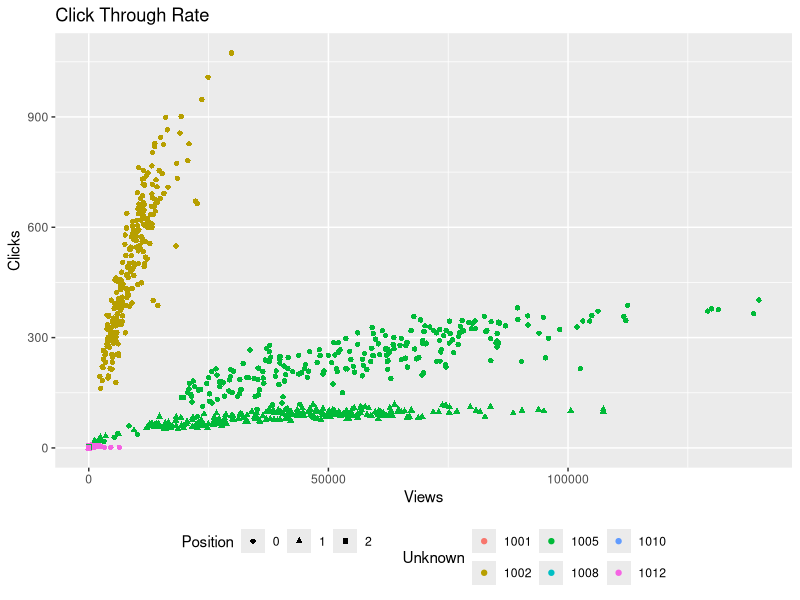

Generate this figure with R: (Note: this script raises an error after producing the figure.)
## ---- chunk 1
options(scipen=999)
library(data.table)
library(car)
library(ggpubr)
library(kableExtra)
library(lsmeans)
library(multcompView)
library(ggplot2)
library(gridExtra)
click_through <- read.csv("avazu_app_clicks.csv")
click_through$Unknown <- as.factor(click_through$Unknown)
click_through$Position <- as.factor(click_through$Position)
## ---- chunk 2
ggplot(click_through,
         aes(
           y = Clicks,
           x = Views,
           color = Unknown,
           shape=Position
         )) + geom_point(alpha = 1) + 
  theme(legend.position="bottom") + 
  ggtitle("Click Through Rate")
## ---- chunk 3
all_zero <- lm(Clicks~Views,data=click_through)
all_zero_anova <- anova(all_zero)
knitr::kable(data.frame(all_zero_anova))
## ---- chunk 4
all_zero <- lm(Clicks~Views + Position + Views*Position,data=click_through)
all_zero_anova <- anova(all_zero)
knitr::kable(data.frame(all_zero_anova))
## ---- chunk 5
options(scipen=999)
ancova_model_full <- lm(Clicks ~ 
              #Main Effects
              Views + Position + Unknown +
              #Fixed Interactions
              Position:Views + Unknown:Views 
              ,data=click_through)
anc <- data.frame(Anova(ancova_model_full,type = "3"))
colnames(anc) <- c("SS","DF","F","P")
knitr::kable(anc)
## ---- chunk 6
knitr::kable(anc[1,])
## ---- chunk 7
knitr::kable(anc[2,])
## ---- chunk 8
knitr::kable(anc[3,])
## ---- chunk 9
knitr::kable(anc[4,])
## ---- chunk 10
knitr::kable(anc[5,])
## ---- chunk 11
knitr::kable(anc[6,])
## ---- chunk 12
pos_means <- lsmeans(
  ancova_model_full,
  ~ Position:Views,
  at = list(Views = c(5000,12652.61,50000)),
  adjust = "tukey"
  ) 

pos_means_letters <- cld(
  pos_means,
  alpha = 0.05,
  by = "Views",
  Letters = letters,
  adjust = "tukey"
  )
pos_means_letters$.group = gsub(" ", "", pos_means_letters$.group)


### Plot
pd = position_dodge(0.4)
ggplot(pos_means_letters,
    aes(
    x     = factor(Views),
    y     = lsmean,
    color = Position,
    label = .group
    )) +
  
  geom_point(shape  = 15,
    size   = 4,
    position = pd) +
  
  geom_errorbar(
    aes(ymin  =  lower.CL,
    ymax  =  upper.CL),
    width =  0.2,
    size  =  0.7,
    position = pd
    ) +
  
  theme_bw() +
  theme(
    axis.title   = element_text(face = "bold"),
    axis.text    = element_text(face = "bold"),
    plot.caption = element_text(hjust = 0)
    ) +
  
  ylab("Least Square Means (Tukey Adjusted)") +
  ggtitle ("Banner Positions",
    subtitle = "Three Banner Locations") +
    
  geom_text(
    nudge_x = c(0.135, 0,-0.135, 0.135, 0,-0.135, 0.135, 0,-0.135),
    color   = "black"
    )
## ---- chunk 13
knitr::kable(data.frame(pos_means_letters), row.names = F)
